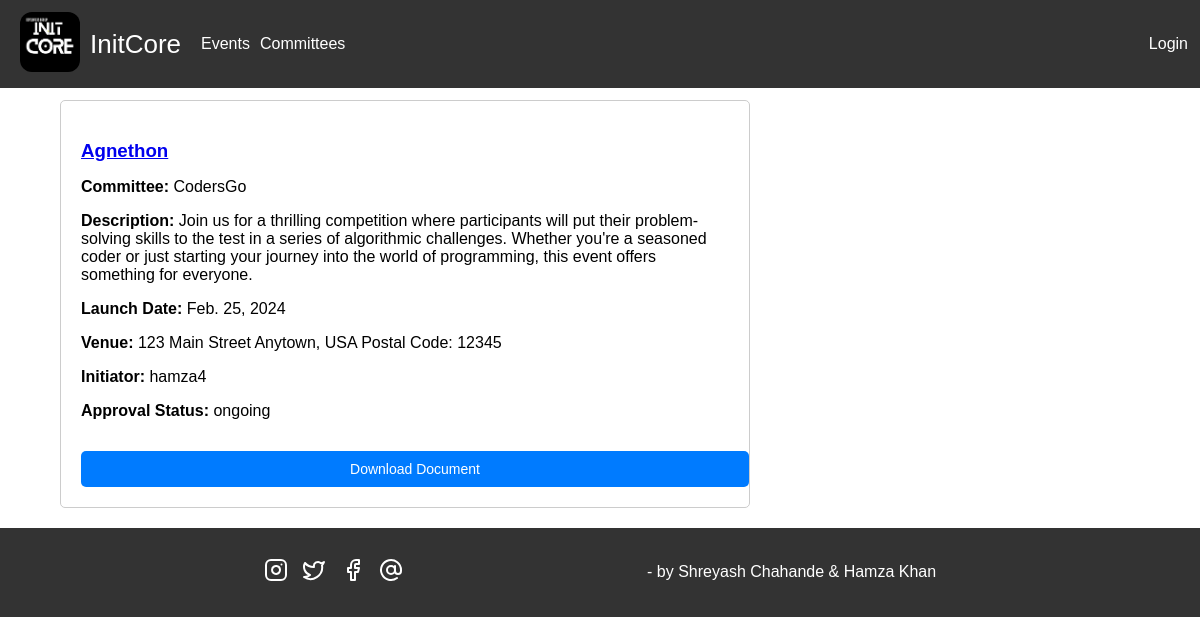
/events/4/, run on the app's committed database.
### event_management_app/models.py (models this page shows, shortened)
class Event(models.Model):
    name = models.CharField(max_length=100)
    description = models.TextField()
    committee = models.ForeignKey(Committee, on_delete=models.CASCADE)
    initiator = models.ForeignKey(User, on_delete=models.CASCADE)
    launch_date = models.DateField()
    venue = models.CharField(max_length=255,null=True)
    selected_members = models.ManyToManyField(User, related_name='selected_members')
    launch_approved_members = models.ManyToManyField(User, related_name='launch_approved_members',null=True)
    status_choices = [
        ('pending', 'Pending'),
        ('approved', 'Approved'),
        ('rejected', 'Rejected'),
        ('ongoing', 'Ongoing'),
        ('completed', 'Completed'),
        ('launched', 'Launched'),
    ]
    approval_status = models.CharField(max_length=10, choices=status_choices, default='pending')
    document = models.FileField(upload_to='event_documents/', null=True)

class Committee(models.Model):
    name = models.CharField(max_length=100)
    description = models.TextField()
    members = models.ManyToManyField(User, related_name='committees', blank=True)
    created_by = models.ForeignKey(User, on_delete=models.CASCADE, related_name='created_committees', null=True)
    college_name = models.CharField(max_length=100)
    created_at = models.DateTimeField(auto_now_add=True)
    profile_image = models.ImageField(upload_to='committee_profile_images/')

### event_management_app/views.py (the view)
# urls.py: path('events/<int:event_id>/', event_details_view, name='event_details'),
def event_details_view(request, event_id):
    event = get_object_or_404(Event, pk=event_id)
    user_in_launch_approved_members = event.launch_approved_members.filter(id=request.user.id).exists()
    return render(request, 'event_detail.html', {'event': event, 'user_in_launch_approved_members': user_in_launch_approved_members})

### event_management_app/templates/event_detail.html (shortened to what this page needs)
{% extends 'base.html' %}
{% block content %}
<div class="row">
  <div class="event-details-container">
    <h3><a href="{% url 'event_details' event.id %}">{{ event.name }}</a></h3>
    <p><strong>Committee:</strong> {{ event.committee.name }}</p>
    <p><strong>Description:</strong> {{ event.description }}</p>
    <p><strong>Launch Date:</strong> {{ event.launch_date }}</p>
    <p><strong>Venue:</strong> {{ event.venue }}</p>
    <p><strong>Initiator:</strong> {{ event.initiator.username }}</p>
    <p><strong>Approval Status:</strong> {{ event.approval_status }}</p>
    {% if event.document %}
    <a href="{{ event.document.url }}" class="btn btn-primary" target="_blank"
      >Download Document</a
    >
    {% endif %}
  </div>
</div>
{% endblock %}

### event_management_app/static/css/base.css (style rules this page uses)
body { margin: auto; font-family: Arial, sans-serif; background-color: #fff; }

### event_management_app/static/css/my-committee.css (style rules this page uses)
.btn { display: inline-block; padding: 8px 16px; border: none; border-radius: 4px; background-color: #007bff; color: #fff; text-align: center; text-decoration: none; cursor: pointer; font-size: 14px; }
.btn-primary { background-color: #007bff; }

### event_management_app/static/css/committe-detail.css (style rules this page uses)
.btn-primary { width: 100%; padding: 10px; border: none; border-radius: 4px; background-color: #007bff; color: #fff; font-size: 16px; cursor: pointer; }

### event_management_app/static/css/event-detail.css (style rules this page uses)
.row { display: flex; flex-direction: row; flex-wrap: wrap; gap: 20px; width: 100%; height: auto; }
.event-details-container { width: 60%; padding: 20px; border: 1px solid #ccc; border-radius: 5px; }
.event-details-container h3 { margin-bottom: 10px; }
.btn { display: inline-block; padding: 8px 16px; border: none; border-radius: 4px; background-color: #007bff; color: #fff; text-align: center; text-decoration: none; cursor: pointer; font-size: 14px; }
.btn-primary { background-color: #007bff; }

### event_management_app/static/css/dashboard.css (style rules this page uses)
.btn-primary { margin-top: 15px; align-self: flex-end; }
.btn { display: inline-block; padding: 10px; margin-right: auto; background-color: #007bff; color: #fff; text-decoration: none; border-radius: 5px; transition: background-color 0.3s ease; }

### data on the page
Event: name "Agnethon", committee.name "CodersGo", description "Join us for a thrilling competition where participants will put their problem-solving skills to the test in a series of algorithmic challenges. Whether you're a seasoned coder or just starting your journey into the world of programming, this event offers something for everyone.", launch_date "Feb. 25, 2024", venue "123 Main Street Anytown, USA Postal Code: 12345", initiator.username "hamza4", approval_status "ongoing"
